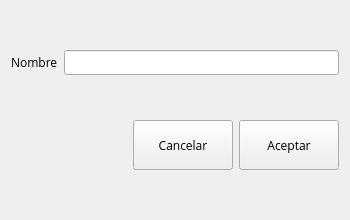
<?xml version="1.0" encoding="UTF-8"?>
<ui version="4.0">
 <class>Form</class>
 <widget class="QWidget" name="Form">
  <property name="geometry">
   <rect>
    <x>0</x>
    <y>0</y>
    <width>350</width>
    <height>220</height>
   </rect>
  </property>
  <property name="minimumSize">
   <size>
    <width>350</width>
    <height>220</height>
   </size>
  </property>
  <property name="maximumSize">
   <size>
    <width>350</width>
    <height>220</height>
   </size>
  </property>
  <property name="font">
   <font>
    <family>Open Sans</family>
   </font>
  </property>
  <property name="windowTitle">
   <string>Eliminar Producto</string>
  </property>
  <layout class="QVBoxLayout" name="verticalLayout">
   <item>
    <layout class="QHBoxLayout" name="horizontalLayout_3">
     <property name="spacing">
      <number>6</number>
     </property>
     <item>
      <widget class="QLabel" name="label_1">
       <property name="text">
        <string>Nombre</string>
       </property>
      </widget>
     </item>
     <item>
      <widget class="QLineEdit" name="lineEditNombre">
       <property name="minimumSize">
        <size>
         <width>0</width>
         <height>0</height>
        </size>
       </property>
      </widget>
     </item>
    </layout>
   </item>
   <item>
    <layout class="QHBoxLayout" name="horizontalLayout" stretch="0,0,0">
     <property name="sizeConstraint">
      <enum>QLayout::SetDefaultConstraint</enum>
     </property>
     <property name="topMargin">
      <number>0</number>
     </property>
     <item>
      <spacer name="horizontalSpacer">
       <property name="orientation">
        <enum>Qt::Horizontal</enum>
       </property>
       <property name="sizeHint" stdset="0">
        <size>
         <width>40</width>
         <height>20</height>
        </size>
       </property>
      </spacer>
     </item>
     <item>
      <widget class="QPushButton" name="buttonCancel">
       <property name="minimumSize">
        <size>
         <width>100</width>
         <height>50</height>
        </size>
       </property>
       <property name="maximumSize">
        <size>
         <width>100</width>
         <height>50</height>
        </size>
       </property>
       <property name="text">
        <string>Cancelar</string>
       </property>
      </widget>
     </item>
     <item>
      <widget class="QPushButton" name="buttonAccept">
       <property name="minimumSize">
        <size>
         <width>100</width>
         <height>50</height>
        </size>
       </property>
       <property name="maximumSize">
        <size>
         <width>100</width>
         <height>50</height>
        </size>
       </property>
       <property name="text">
        <string>Aceptar</string>
       </property>
      </widget>
     </item>
    </layout>
   </item>
  </layout>
 </widget>
 <resources/>
 <connections/>
</ui>
